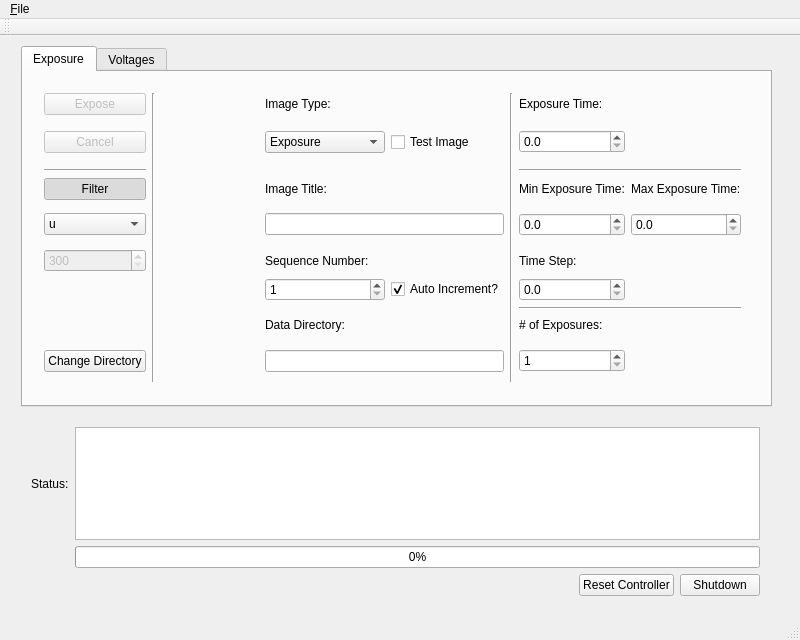
<?xml version="1.0" encoding="UTF-8"?>
<ui version="4.0">
 <class>ccdcontroller</class>
 <widget class="QMainWindow" name="ccdcontroller">
  <property name="geometry">
   <rect>
    <x>0</x>
    <y>0</y>
    <width>800</width>
    <height>640</height>
   </rect>
  </property>
  <property name="windowTitle">
   <string>ccdcontroller</string>
  </property>
  <widget class="QWidget" name="centralWidget">
   <widget class="QTabWidget" name="tabWidget">
    <property name="geometry">
     <rect>
      <x>21</x>
      <y>10</y>
      <width>751</width>
      <height>361</height>
     </rect>
    </property>
    <property name="currentIndex">
     <number>0</number>
    </property>
    <widget class="QWidget" name="exposurePage">
     <attribute name="title">
      <string>Exposure</string>
     </attribute>
     <widget class="QWidget" name="layoutWidget">
      <property name="geometry">
       <rect>
        <x>10</x>
        <y>10</y>
        <width>719</width>
        <height>311</height>
       </rect>
      </property>
      <layout class="QGridLayout" name="gridLayout">
       <item row="0" column="3">
        <widget class="QLabel" name="imtypeLabel">
         <property name="text">
          <string>Image Type:</string>
         </property>
        </widget>
       </item>
       <item row="3" column="6" colspan="2">
        <widget class="Line" name="hline_1">
         <property name="orientation">
          <enum>Qt::Horizontal</enum>
         </property>
        </widget>
       </item>
       <item row="0" column="6">
        <widget class="QLabel" name="exptimeLabel">
         <property name="text">
          <string>Exposure Time:</string>
         </property>
        </widget>
       </item>
       <item row="5" column="3" rowspan="2" colspan="2">
        <widget class="QLineEdit" name="imtitleLineEdit"/>
       </item>
       <item row="0" column="1" rowspan="13" colspan="2">
        <widget class="Line" name="vline_1">
         <property name="orientation">
          <enum>Qt::Vertical</enum>
         </property>
        </widget>
       </item>
       <item row="1" column="6" rowspan="2">
        <widget class="QDoubleSpinBox" name="exptimeSpinBox">
         <property name="enabled">
          <bool>true</bool>
         </property>
         <property name="readOnly">
          <bool>false</bool>
         </property>
         <property name="decimals">
          <number>1</number>
         </property>
         <property name="maximum">
          <double>100000.000000000000000</double>
         </property>
         <property name="singleStep">
          <double>0.500000000000000</double>
         </property>
        </widget>
       </item>
       <item row="1" column="3" rowspan="2">
        <widget class="QComboBox" name="exptypeComboBox">
         <item>
          <property name="text">
           <string>Exposure</string>
          </property>
         </item>
         <item>
          <property name="text">
           <string>Exposure Stack</string>
          </property>
         </item>
         <item>
          <property name="text">
           <string>Exposure Series</string>
          </property>
         </item>
         <item>
          <property name="text">
           <string>Dark</string>
          </property>
         </item>
         <item>
          <property name="text">
           <string>Dark Stack</string>
          </property>
         </item>
         <item>
          <property name="text">
           <string>Dark Series</string>
          </property>
         </item>
         <item>
          <property name="text">
           <string>Bias</string>
          </property>
         </item>
         <item>
          <property name="text">
           <string>Bias Stack</string>
          </property>
         </item>
        </widget>
       </item>
       <item row="1" column="4" rowspan="2">
        <widget class="QCheckBox" name="testimCheckBox">
         <property name="text">
          <string>Test Image</string>
         </property>
        </widget>
       </item>
       <item row="4" column="7">
        <widget class="QLabel" name="maxexpLabel">
         <property name="text">
          <string>Max Exposure Time:</string>
         </property>
        </widget>
       </item>
       <item row="4" column="6">
        <widget class="QLabel" name="minexpLabel">
         <property name="text">
          <string>Min Exposure Time:</string>
         </property>
        </widget>
       </item>
       <item row="5" column="6" rowspan="2">
        <widget class="QDoubleSpinBox" name="minexpSpinBox">
         <property name="decimals">
          <number>1</number>
         </property>
        </widget>
       </item>
       <item row="5" column="7" rowspan="2">
        <widget class="QDoubleSpinBox" name="maxexpSpinBox">
         <property name="decimals">
          <number>1</number>
         </property>
        </widget>
       </item>
       <item row="7" column="3">
        <widget class="QLabel" name="imnumLabel">
         <property name="text">
          <string>Sequence Number:</string>
         </property>
        </widget>
       </item>
       <item row="7" column="6">
        <widget class="QLabel" name="tstepLabel">
         <property name="text">
          <string>Time Step:</string>
         </property>
        </widget>
       </item>
       <item row="5" column="0" rowspan="2">
        <widget class="QComboBox" name="filterComboBox">
         <item>
          <property name="text">
           <string>u</string>
          </property>
         </item>
         <item>
          <property name="text">
           <string>g</string>
          </property>
         </item>
         <item>
          <property name="text">
           <string>r</string>
          </property>
         </item>
         <item>
          <property name="text">
           <string>i</string>
          </property>
         </item>
         <item>
          <property name="text">
           <string>z</string>
          </property>
         </item>
         <item>
          <property name="text">
           <string>y</string>
          </property>
         </item>
        </widget>
       </item>
       <item row="8" column="3">
        <widget class="QSpinBox" name="imnumSpinBox">
         <property name="minimum">
          <number>1</number>
         </property>
         <property name="maximum">
          <number>999</number>
         </property>
        </widget>
       </item>
       <item row="8" column="4">
        <widget class="QCheckBox" name="autoincCheckBox">
         <property name="text">
          <string>Auto Increment?</string>
         </property>
         <property name="checked">
          <bool>true</bool>
         </property>
        </widget>
       </item>
       <item row="8" column="6">
        <widget class="QDoubleSpinBox" name="tstepSpinBox">
         <property name="decimals">
          <number>1</number>
         </property>
        </widget>
       </item>
       <item row="9" column="6" colspan="2">
        <widget class="Line" name="hline_2">
         <property name="orientation">
          <enum>Qt::Horizontal</enum>
         </property>
        </widget>
       </item>
       <item row="10" column="6">
        <widget class="QLabel" name="imstackLabel">
         <property name="text">
          <string># of Exposures:</string>
         </property>
        </widget>
       </item>
       <item row="11" column="6" rowspan="2">
        <widget class="QSpinBox" name="imstackSpinBox">
         <property name="minimum">
          <number>1</number>
         </property>
         <property name="maximum">
          <number>999</number>
         </property>
        </widget>
       </item>
       <item row="3" column="0">
        <widget class="Line" name="line">
         <property name="orientation">
          <enum>Qt::Horizontal</enum>
         </property>
        </widget>
       </item>
       <item row="4" column="0">
        <widget class="QPushButton" name="filterToggleButton">
         <property name="text">
          <string>Filter</string>
         </property>
         <property name="checkable">
          <bool>true</bool>
         </property>
         <property name="checked">
          <bool>true</bool>
         </property>
        </widget>
       </item>
       <item row="7" column="0">
        <widget class="QSpinBox" name="monoSpinBox">
         <property name="enabled">
          <bool>false</bool>
         </property>
         <property name="minimum">
          <number>300</number>
         </property>
         <property name="maximum">
          <number>1000</number>
         </property>
         <property name="singleStep">
          <number>5</number>
         </property>
        </widget>
       </item>
       <item row="4" column="3">
        <widget class="QLabel" name="imtitleLabel">
         <property name="text">
          <string>Image Title:</string>
         </property>
        </widget>
       </item>
       <item row="10" column="3">
        <widget class="QLabel" name="imfilenameLabel">
         <property name="text">
          <string>Data Directory:</string>
         </property>
        </widget>
       </item>
       <item row="11" column="3" rowspan="2" colspan="2">
        <widget class="QLineEdit" name="imfilenameLineEdit">
         <property name="enabled">
          <bool>true</bool>
         </property>
         <property name="readOnly">
          <bool>true</bool>
         </property>
        </widget>
       </item>
       <item row="0" column="0">
        <widget class="QPushButton" name="exposeButton">
         <property name="enabled">
          <bool>false</bool>
         </property>
         <property name="text">
          <string>Expose</string>
         </property>
        </widget>
       </item>
       <item row="0" column="5" rowspan="13">
        <widget class="Line" name="vline_2">
         <property name="orientation">
          <enum>Qt::Vertical</enum>
         </property>
        </widget>
       </item>
       <item row="1" column="0" rowspan="2">
        <widget class="QPushButton" name="cancelButton">
         <property name="enabled">
          <bool>false</bool>
         </property>
         <property name="text">
          <string>Cancel</string>
         </property>
        </widget>
       </item>
       <item row="11" column="0" rowspan="2">
        <widget class="QPushButton" name="directoryPushButton">
         <property name="text">
          <string>Change Directory</string>
         </property>
        </widget>
       </item>
      </layout>
     </widget>
    </widget>
    <widget class="QWidget" name="voltagePage">
     <attribute name="title">
      <string>Voltages</string>
     </attribute>
     <widget class="QWidget" name="layoutWidget">
      <property name="geometry">
       <rect>
        <x>10</x>
        <y>10</y>
        <width>721</width>
        <height>271</height>
       </rect>
      </property>
      <layout class="QGridLayout" name="gridLayout_2">
       <item row="0" column="3">
        <widget class="QLabel" name="vrdLabel">
         <property name="text">
          <string>VRD</string>
         </property>
        </widget>
       </item>
       <item row="3" column="0">
        <widget class="QLineEdit" name="parhiLineEdit">
         <property name="text">
          <string>0.00</string>
         </property>
         <property name="readOnly">
          <bool>true</bool>
         </property>
        </widget>
       </item>
       <item row="0" column="0">
        <widget class="QLabel" name="vddLabel">
         <property name="text">
          <string>VDD</string>
         </property>
        </widget>
       </item>
       <item row="0" column="1">
        <widget class="QLabel" name="vodLabel">
         <property name="text">
          <string>VOD</string>
         </property>
        </widget>
       </item>
       <item row="0" column="2">
        <widget class="QLabel" name="vogLabel">
         <property name="text">
          <string>VOG</string>
         </property>
        </widget>
       </item>
       <item row="0" column="4">
        <widget class="QLabel" name="rghiLabel">
         <property name="text">
          <string>RG HI</string>
         </property>
        </widget>
       </item>
       <item row="1" column="1">
        <widget class="QLineEdit" name="vodLineEdit">
         <property name="text">
          <string>0.00</string>
         </property>
         <property name="readOnly">
          <bool>true</bool>
         </property>
        </widget>
       </item>
       <item row="1" column="0">
        <widget class="QLineEdit" name="vddLineEdit">
         <property name="text">
          <string>1.00</string>
         </property>
         <property name="readOnly">
          <bool>true</bool>
         </property>
        </widget>
       </item>
       <item row="0" column="5">
        <widget class="QLabel" name="rgloLabel">
         <property name="text">
          <string>RG LO</string>
         </property>
        </widget>
       </item>
       <item row="1" column="2">
        <widget class="QLineEdit" name="vogLineEdit">
         <property name="text">
          <string>0.00</string>
         </property>
         <property name="readOnly">
          <bool>true</bool>
         </property>
        </widget>
       </item>
       <item row="1" column="3">
        <widget class="QLineEdit" name="vrdLineEdit">
         <property name="text">
          <string>0.00</string>
         </property>
         <property name="readOnly">
          <bool>true</bool>
         </property>
        </widget>
       </item>
       <item row="6" column="4" colspan="2">
        <widget class="QPushButton" name="setvoltageButton">
         <property name="text">
          <string>Set Voltage</string>
         </property>
        </widget>
       </item>
       <item row="1" column="4">
        <widget class="QLineEdit" name="rghiLineEdit">
         <property name="text">
          <string>0.00</string>
         </property>
         <property name="readOnly">
          <bool>true</bool>
         </property>
        </widget>
       </item>
       <item row="1" column="5">
        <widget class="QLineEdit" name="rgloLineEdit">
         <property name="text">
          <string>0.00</string>
         </property>
         <property name="readOnly">
          <bool>true</bool>
         </property>
        </widget>
       </item>
       <item row="2" column="0">
        <widget class="QLabel" name="parhiLabel">
         <property name="text">
          <string>PAR HI</string>
         </property>
        </widget>
       </item>
       <item row="2" column="1">
        <widget class="QLabel" name="parloLabel">
         <property name="text">
          <string>PAR LO</string>
         </property>
        </widget>
       </item>
       <item row="2" column="2">
        <widget class="QLabel" name="serhiLabel">
         <property name="text">
          <string>SER HI</string>
         </property>
        </widget>
       </item>
       <item row="2" column="3">
        <widget class="QLabel" name="serloLabel">
         <property name="text">
          <string>SER LO</string>
         </property>
        </widget>
       </item>
       <item row="3" column="1">
        <widget class="QLineEdit" name="parloLineEdit">
         <property name="text">
          <string>0.00</string>
         </property>
         <property name="readOnly">
          <bool>true</bool>
         </property>
        </widget>
       </item>
       <item row="3" column="3">
        <widget class="QLineEdit" name="serloLineEdit">
         <property name="text">
          <string>0.00</string>
         </property>
         <property name="readOnly">
          <bool>true</bool>
         </property>
        </widget>
       </item>
       <item row="3" column="2">
        <widget class="QLineEdit" name="serhiLineEdit">
         <property name="text">
          <string>0.00</string>
         </property>
         <property name="readOnly">
          <bool>true</bool>
         </property>
        </widget>
       </item>
       <item row="5" column="4">
        <widget class="QComboBox" name="voltageComboBox">
         <item>
          <property name="text">
           <string>VDD</string>
          </property>
         </item>
         <item>
          <property name="text">
           <string>VOD</string>
          </property>
         </item>
         <item>
          <property name="text">
           <string>VOG</string>
          </property>
         </item>
         <item>
          <property name="text">
           <string>VRD</string>
          </property>
         </item>
         <item>
          <property name="text">
           <string>RG HI</string>
          </property>
         </item>
         <item>
          <property name="text">
           <string>RG LO</string>
          </property>
         </item>
         <item>
          <property name="text">
           <string>PAR HI</string>
          </property>
         </item>
         <item>
          <property name="text">
           <string>PAR LO</string>
          </property>
         </item>
         <item>
          <property name="text">
           <string>SER HI</string>
          </property>
         </item>
         <item>
          <property name="text">
           <string>SER LO</string>
          </property>
         </item>
        </widget>
       </item>
       <item row="5" column="5">
        <widget class="QDoubleSpinBox" name="voltageSpinBox">
         <property name="minimum">
          <double>-99.989999999999995</double>
         </property>
        </widget>
       </item>
       <item row="5" column="3">
        <widget class="QLabel" name="label">
         <property name="text">
          <string>Select Voltage</string>
         </property>
        </widget>
       </item>
       <item row="4" column="3">
        <spacer name="verticalSpacer">
         <property name="orientation">
          <enum>Qt::Vertical</enum>
         </property>
         <property name="sizeHint" stdset="0">
          <size>
           <width>20</width>
           <height>40</height>
          </size>
         </property>
        </spacer>
       </item>
       <item row="6" column="0" colspan="2">
        <widget class="QPushButton" name="resetvoltageButton">
         <property name="text">
          <string>Reset To Defaults</string>
         </property>
        </widget>
       </item>
      </layout>
     </widget>
    </widget>
   </widget>
   <widget class="QWidget" name="layoutWidget">
    <property name="geometry">
     <rect>
      <x>20</x>
      <y>380</y>
      <width>751</width>
      <height>191</height>
     </rect>
    </property>
    <layout class="QGridLayout" name="gridLayout_3">
     <item row="0" column="0">
      <widget class="QLabel" name="statusLabel">
       <property name="text">
        <string>Status:</string>
       </property>
      </widget>
     </item>
     <item row="0" column="1" colspan="3">
      <widget class="QTextEdit" name="statusEdit">
       <property name="readOnly">
        <bool>true</bool>
       </property>
      </widget>
     </item>
     <item row="1" column="1" colspan="3">
      <widget class="QProgressBar" name="progressBar">
       <property name="value">
        <number>0</number>
       </property>
      </widget>
     </item>
     <item row="2" column="1">
      <spacer name="horizontalSpacer">
       <property name="orientation">
        <enum>Qt::Horizontal</enum>
       </property>
       <property name="sizeHint" stdset="0">
        <size>
         <width>438</width>
         <height>20</height>
        </size>
       </property>
      </spacer>
     </item>
     <item row="2" column="2">
      <widget class="QPushButton" name="resetButton">
       <property name="text">
        <string>Reset Controller</string>
       </property>
      </widget>
     </item>
     <item row="2" column="3">
      <widget class="QPushButton" name="shutdownButton">
       <property name="text">
        <string>Shutdown</string>
       </property>
      </widget>
     </item>
    </layout>
   </widget>
  </widget>
  <widget class="QMenuBar" name="menuBar">
   <property name="geometry">
    <rect>
     <x>0</x>
     <y>0</y>
     <width>800</width>
     <height>22</height>
    </rect>
   </property>
   <property name="nativeMenuBar">
    <bool>true</bool>
   </property>
   <widget class="QMenu" name="menu_File">
    <property name="title">
     <string>&amp;File</string>
    </property>
    <addaction name="actionExit"/>
   </widget>
   <addaction name="menu_File"/>
  </widget>
  <widget class="QToolBar" name="mainToolBar">
   <attribute name="toolBarArea">
    <enum>TopToolBarArea</enum>
   </attribute>
   <attribute name="toolBarBreak">
    <bool>false</bool>
   </attribute>
  </widget>
  <widget class="QStatusBar" name="statusBar"/>
  <action name="actionExit">
   <property name="text">
    <string>Exit</string>
   </property>
  </action>
 </widget>
 <layoutdefault spacing="6" margin="11"/>
 <resources/>
 <connections/>
</ui>
